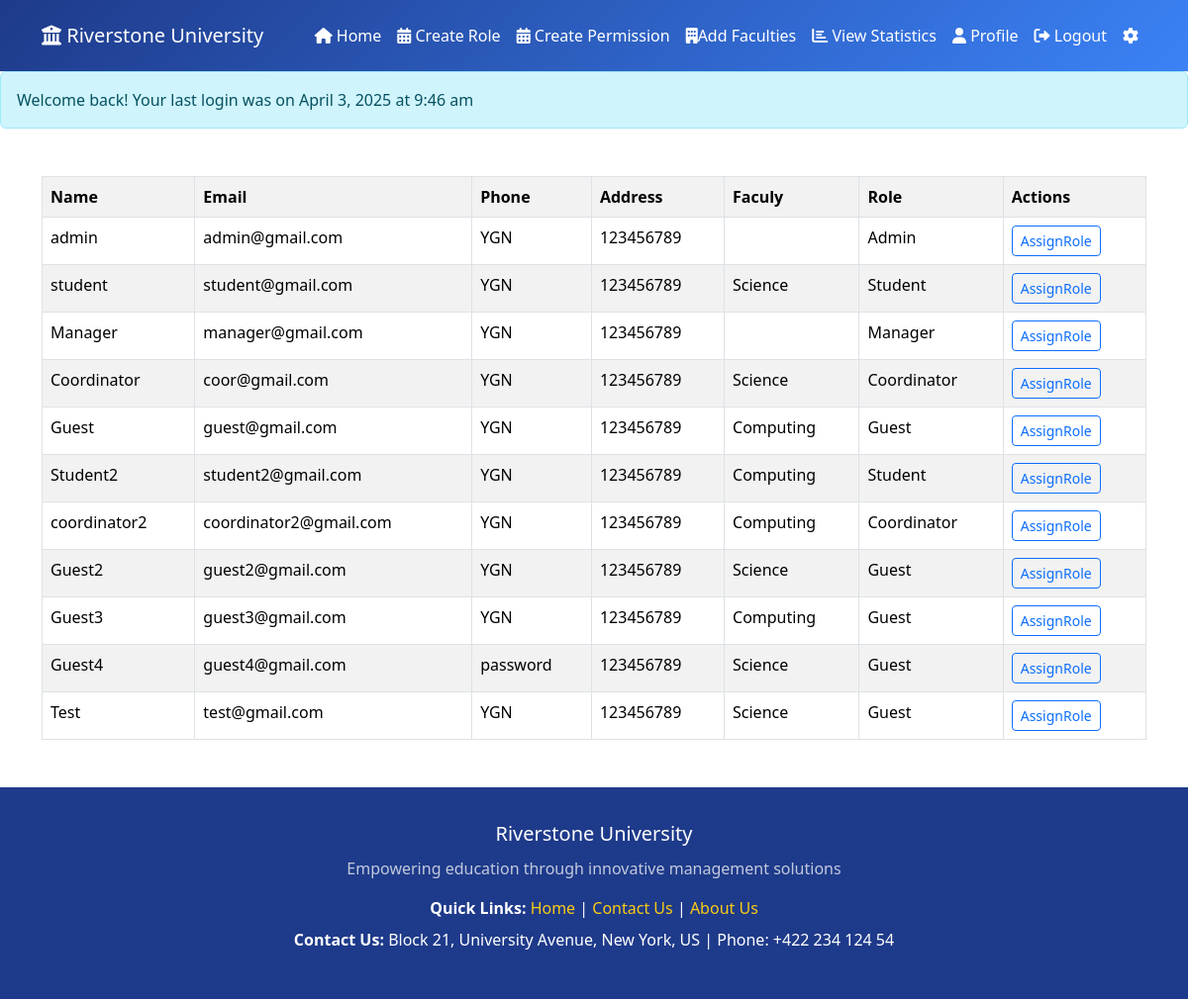
The app's page /src/Admin/design/dashboard.php (signed in) with its own data.
### tables this page shows
CREATE TABLE `users` (
  `id` int(11) NOT NULL,
  `name` varchar(50) NOT NULL,
  `email` varchar(50) NOT NULL,
  `address` varchar(50) DEFAULT NULL,
  `phone` varchar(50) DEFAULT NULL,
  `password` varchar(255) NOT NULL,
  `faculty_id` int(11) DEFAULT NULL,
  `created_at` timestamp NOT NULL DEFAULT current_timestamp(),
  `last_login` timestamp NULL DEFAULT NULL
);

CREATE TABLE `roles` (
  `id` int(11) NOT NULL,
  `role_name` varchar(50) NOT NULL,
  `created_at` timestamp NOT NULL DEFAULT current_timestamp()
);

CREATE TABLE `faculties` (
  `id` int(11) NOT NULL,
  `faculty_name` varchar(30) NOT NULL,
  `created_at` timestamp NOT NULL DEFAULT current_timestamp()
);

### _classes/Libs/Database/MySQL.php (called while the page is built, shortened)
<?php
class MySQL{
    private $dbhost;
    private $dbuser;
    private $dbpass;
    private $dbname;
    public function __construct(
        $dbhost="localhost",
        $dbuser="root",
        $dbpass="",
        $dbname="ewsd")
    {
        $this->dbhost=$dbhost;
        $this->dbuser=$dbuser;
        $this->dbpass=$dbpass;
        $this->dbname=$dbname;
    }
    public function connect(){
        try{
            $this->db=new PDO("mysql:dbhost=$this->dbhost;
            dbname=$this->dbname",
            $this->dbuser,
            $this->dbpass,
            [
                PDO::ATTR_ERRMODE => PDO::ERRMODE_EXCEPTION,
                PDO::ATTR_DEFAULT_FETCH_MODE => PDO::FETCH_OBJ,
            ]
            );
            return $this->db;
        }catch(PDOException $e){
            echo $e->getMessage();
            exit();
        }
    }
}

### _classes/Libs/Database/UsersTable.php (called while the page is built, shortened)
<?php
class UsersTable
{
    private $db;
    public function __construct(MySQL $mysql)
    {
        $this->db = $mysql->connect();
    }
    public function allusers()
    {
        $statement = $this->db->query(
            "SELECT users.*, roles.role_name, faculties.faculty_name from users
            LEFT JOIN role_user on users.id = role_user.user_id
            LEFT JOIN roles on role_user.role_id = roles.id
            LEFT JOIN faculties on faculties.id = users.faculty_id"
        );
        return $statement->fetchAll();
    }
}

### src/Admin/design/dashboard.php (the view, shortened to what this page needs)
<?php
$table = new UsersTable(new MySQL);
$users=$table->allusers();
?>
<!DOCTYPE html>
<html lang="en">
<head>
    <link rel="stylesheet" href="../../../css/bootstrap.min.css">
</head>
<body>
    <?php include "header.php"; ?>
    <div class="container mt-5" >
        <table class="table table-striped table-bordered">
            <tr>
                <th>Name</th>
                <th>Email</th>
                <th>Phone</th>
                <th>Address</th>
                <th>Faculy</th>
                <th>Role</th>
                <th>Actions</th>
            </tr>
            <?php foreach($users as $user) : ?>
            <tr>
                <td><?= $user->name ?></td>
                <td><?= $user->email ?></td>
                <td><?= $user->address ?></td>
                <td><?= $user->phone ?></td>
                <td><?= $user->faculty_name ?></td>
                <td><?= $user->role_name ?? 'No Role' ?></td>
                <td>
                <a href="./assignrole.php?id=<?= $user->id ?>" class="btn btn-sm btn-outline-primary">AssignRole</a>
                </td>
            </tr>
            <?php endforeach ?>
        </table>
    </div>
    <?php include "footer.php"; ?>
</body>
</html>

### src/Admin/design/header.php (style rules this page uses)
:root { --primary-dark: #1e3a8a; --primary-light: #3b82f6; --accent: #facc15; --light-bg: #f8fafc; }

### src/Admin/design/footer.php (style rules this page uses)
:root { --primary-dark: #1e3a8a; --primary-light: #3b82f6; --secondary: #64748b; --accent: #facc15; --light-bg: #f8fafc; --card-bg: #ffffff; }

### records on screen
users: name "admin", email "admin@gmail.com", address "YGN", phone "123456789", roles.role_name "Admin"
users: name "student", email "student@gmail.com", address "YGN", phone "123456789", faculty.faculty_name "Science", roles.role_name "Student"
users: name "Manager", email "manager@gmail.com", address "YGN", phone "123456789", roles.role_name "Manager"
users: name "Coordinator", email "coor@gmail.com", address "YGN", phone "123456789", faculty.faculty_name "Science", roles.role_name "Coordinator"
users: name "Guest", email "guest@gmail.com", address "YGN", phone "123456789", faculty.faculty_name "Computing", roles.role_name "Guest"
users: name "Student2", email "student2@gmail.com", address "YGN", phone "123456789", faculty.faculty_name "Computing", roles.role_name "Student"
users: name "coordinator2", email "coordinator2@gmail.com", address "YGN", phone "123456789", faculty.faculty_name "Computing", roles.role_name "Coordinator"
users: name "Guest2", email "guest2@gmail.com", address "YGN", phone "123456789", faculty.faculty_name "Science", roles.role_name "Guest"
users: name "Guest3", email "guest3@gmail.com", address "YGN", phone "123456789", faculty.faculty_name "Computing", roles.role_name "Guest"
users: name "Guest4", email "guest4@gmail.com", address "password", phone "123456789", faculty.faculty_name "Science", roles.role_name "Guest"
users: name "Test", email "test@gmail.com", address "YGN", phone "123456789", faculty.faculty_name "Science", roles.role_name "Guest"

### other values on screen
$_SESSION['login_message'] "Welcome back! Your last login was on April 3, 2025 at 9:46 am"
